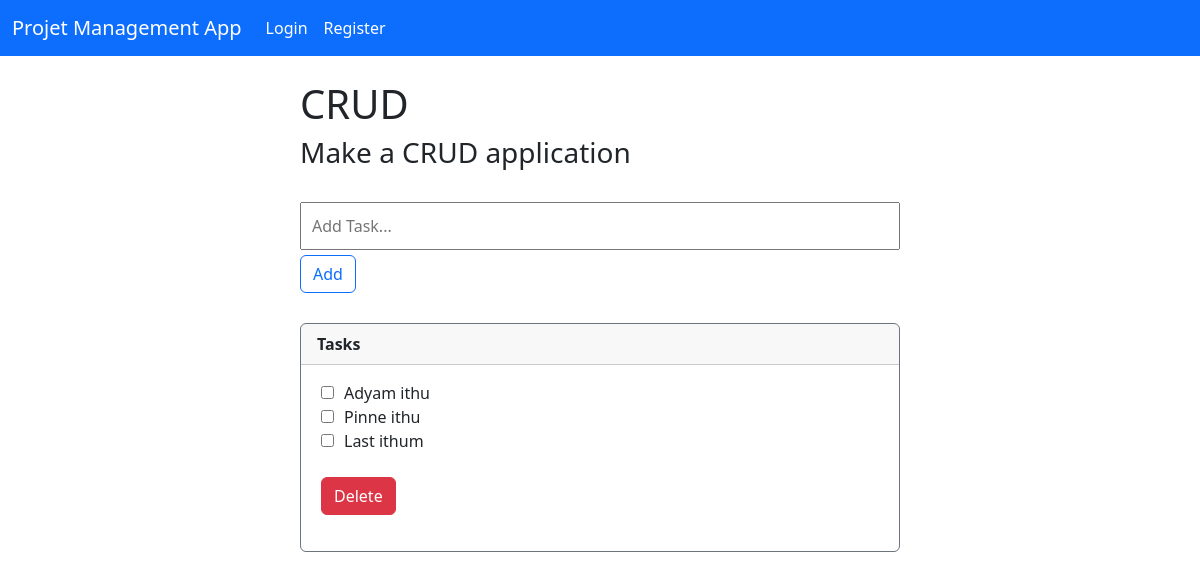
/tasks/1/, run on the app's committed database.
### pro/models.py (models this page shows, shortened)
class Pro_add(models.Model):
    Project_Title = models.CharField(max_length=100)
    Project_Description = models.CharField(max_length=300)
    created = models.DateTimeField(auto_now_add=True)
    deadline = models.DateField(null=True)

class task_add(models.Model):
    open = models.ForeignKey(Pro_add, on_delete=models.CASCADE, related_name="task_add")
    task = models.CharField(max_length=200)
    complete = models.BooleanField(default=False)
    created = models.DateTimeField(auto_now_add=True)
    def __str__(self):
        return self.task

### pro/views.py (the view)
# urls.py: path('tasks/<str:pk>/', views.tasks, name='tasks'),
def tasks(request, pk):
    open = get_object_or_404(Pro_add, id=pk)
    open_tasks = task_add.objects.filter(open=open)
    pro_add_instance = Pro_add.objects.get(id=pk)
    oldform = Pro_add_form(instance=pro_add_instance)
    form = task_add_form(request.POST or None)
    selected_task_ids = []
    if request.method == "POST":
        action = request.POST.get('action')
        if action == 'add_task':
            if form.is_valid():
                task = form.cleaned_data['task']
                tas = task_add(open=open, task=task)
                tas.save()
                messages.success(request, "Task Added...")
        elif action == 'delete_tasks':
            task_ids = request.POST.getlist('task_ids')
            tasks_to_delete = task_add.objects.filter(id__in=task_ids)
            tasks_to_delete.delete()
            messages.success(request, "Selected Tasks Deleted.")
        selected_task_ids = request.POST.getlist('task_ids', [])
        tasks_list_url = reverse('tasks', args=[pk])
        return redirect(tasks_list_url)
    else:
        context = {
            'oldform': oldform,
            'form': form,
            'open_tasks': open_tasks,
            'selected_task_ids': selected_task_ids,  # Pass the selected task IDs to the template
            'open': open,
        }
        return render(request, 'task.html', context)

### pro/forms.py
class Pro_add_form(forms.ModelForm):
    deadline = forms.DateField(required=True, widget=forms.DateInput(attrs={"type": "date", "class":"form-control"}), label="Deadline")
    class Meta:
        model = Pro_add
        fields = '__all__'

class task_add_form(forms.ModelForm):
    task = forms.CharField(widget= forms.TextInput(attrs={'placeholder':'Add Task...'}))
    class Meta:
        model = task_add
        fields = '__all__'

### pro/templates/task.html (shortened to what this page needs)
{% extends 'base.html' %}
{% block content %}
<div class="col-md-6 offset-md-3 col-sm-9">
    <br>
    <h1>{{ oldform.Project_Title.value }}</h1>
    <h3>{{ oldform.Project_Description.value }}</h3>
    <br>
    <form method="POST">
        {{ form.task }}
        <br>
        <button type="submit" class="btn btn-outline-primary" name="action" value="add_task">Add</button>
    </form>
    <div class="card border-secondary mb-3" style="max-width: 50rem; margin-top: 30px; ">
        <div class="card-header"><strong>Tasks</strong></div>
        <div style="margin-left: 20px; margin-right: 20px; margin-bottom: 20px;">
            <p class="card-text">
                <form method="POST">
                    {% for task in open_tasks %}
                        <div style="display: flex; align-items: center;">
                            <span style="margin-right: 10px;">
                                <input type="checkbox" name="task_ids" value="{{ task.id }} "
                                       {% if task.id in selected_task_ids %}checked{% endif %} >
                            </span>
                            {{ task }}
                        </div>
                    {% endfor %}
                    <br>
                    <button type="submit" class="btn btn-danger" name="action" value="delete_tasks">Delete</button>
                </form>
            </p>
        </div>
    </div>
</div>
{% endblock %}

### pro/templates/task.html (style rules this page uses)
input { width: 100%; padding: 10px; margin-bottom: 5px; }

### data on the page
Pro_add: Project_Title.value "CRUD", Project_Description.value "Make a CRUD application"
task_add: task "Adyam ithu"
task_add: task "Pinne ithu"
task_add: task "Last ithum"
